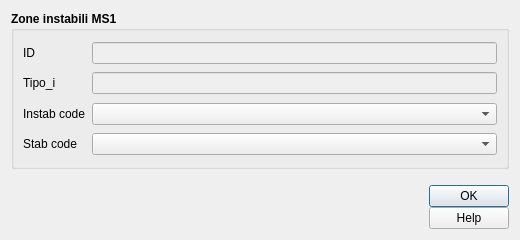
<?xml version="1.0" encoding="UTF-8"?>
<ui version="4.0">
 <class>instab_1</class>
 <widget class="QDialog" name="instab_1">
  <property name="geometry">
   <rect>
    <x>0</x>
    <y>0</y>
    <width>520</width>
    <height>240</height>
   </rect>
  </property>
  <property name="sizePolicy">
   <sizepolicy hsizetype="Fixed" vsizetype="Fixed">
    <horstretch>0</horstretch>
    <verstretch>0</verstretch>
   </sizepolicy>
  </property>
  <property name="minimumSize">
   <size>
    <width>520</width>
    <height>240</height>
   </size>
  </property>
  <property name="maximumSize">
   <size>
    <width>1500</width>
    <height>1500</height>
   </size>
  </property>
  <property name="windowTitle">
   <string>Zone instabili MS1</string>
  </property>
  <property name="modal">
   <bool>true</bool>
  </property>
  <layout class="QGridLayout" name="gridLayout">
   <item row="0" column="0">
    <widget class="QGroupBox" name="groupBox_2">
     <property name="sizePolicy">
      <sizepolicy hsizetype="Expanding" vsizetype="Expanding">
       <horstretch>0</horstretch>
       <verstretch>0</verstretch>
      </sizepolicy>
     </property>
     <property name="minimumSize">
      <size>
       <width>0</width>
       <height>0</height>
      </size>
     </property>
     <property name="font">
      <font>
       <weight>75</weight>
       <bold>true</bold>
      </font>
     </property>
     <property name="title">
      <string>Zone instabili MS1</string>
     </property>
     <layout class="QGridLayout" name="gridLayout_3">
      <item row="3" column="0">
       <widget class="QLabel" name="label">
        <property name="font">
         <font>
          <weight>50</weight>
          <bold>false</bold>
         </font>
        </property>
        <property name="text">
         <string>Tipo_i</string>
        </property>
       </widget>
      </item>
      <item row="2" column="1">
       <spacer name="verticalSpacer_2">
        <property name="orientation">
         <enum>Qt::Vertical</enum>
        </property>
        <property name="sizeHint" stdset="0">
         <size>
          <width>20</width>
          <height>40</height>
         </size>
        </property>
       </spacer>
      </item>
      <item row="0" column="1">
       <spacer name="verticalSpacer">
        <property name="orientation">
         <enum>Qt::Vertical</enum>
        </property>
        <property name="sizeHint" stdset="0">
         <size>
          <width>20</width>
          <height>40</height>
         </size>
        </property>
       </spacer>
      </item>
      <item row="7" column="0">
       <widget class="QLabel" name="label_3">
        <property name="font">
         <font>
          <weight>50</weight>
          <bold>false</bold>
         </font>
        </property>
        <property name="text">
         <string>Stab code</string>
        </property>
       </widget>
      </item>
      <item row="1" column="0">
       <widget class="QLabel" name="label_2">
        <property name="sizePolicy">
         <sizepolicy hsizetype="Minimum" vsizetype="Preferred">
          <horstretch>0</horstretch>
          <verstretch>0</verstretch>
         </sizepolicy>
        </property>
        <property name="minimumSize">
         <size>
          <width>45</width>
          <height>0</height>
         </size>
        </property>
        <property name="font">
         <font>
          <weight>50</weight>
          <bold>false</bold>
         </font>
        </property>
        <property name="text">
         <string>&lt;html&gt;&lt;head/&gt;&lt;body&gt;&lt;p&gt;ID&lt;/p&gt;&lt;/body&gt;&lt;/html&gt;</string>
        </property>
       </widget>
      </item>
      <item row="1" column="1">
       <widget class="QLineEdit" name="pkuid">
        <property name="enabled">
         <bool>false</bool>
        </property>
        <property name="palette">
         <palette>
          <active>
           <colorrole role="Text">
            <brush brushstyle="SolidPattern">
             <color alpha="255">
              <red>113</red>
              <green>113</green>
              <blue>113</blue>
             </color>
            </brush>
           </colorrole>
          </active>
          <inactive>
           <colorrole role="Text">
            <brush brushstyle="SolidPattern">
             <color alpha="255">
              <red>113</red>
              <green>113</green>
              <blue>113</blue>
             </color>
            </brush>
           </colorrole>
          </inactive>
          <disabled>
           <colorrole role="Text">
            <brush brushstyle="SolidPattern">
             <color alpha="255">
              <red>120</red>
              <green>120</green>
              <blue>120</blue>
             </color>
            </brush>
           </colorrole>
          </disabled>
         </palette>
        </property>
        <property name="toolTip">
         <string/>
        </property>
       </widget>
      </item>
      <item row="5" column="0">
       <widget class="QLabel" name="label_4">
        <property name="font">
         <font>
          <weight>50</weight>
          <bold>false</bold>
         </font>
        </property>
        <property name="text">
         <string>Instab code</string>
        </property>
       </widget>
      </item>
      <item row="7" column="1">
       <widget class="QComboBox" name="cod_stab">
        <property name="toolTip">
         <string/>
        </property>
       </widget>
      </item>
      <item row="4" column="1">
       <spacer name="verticalSpacer_3">
        <property name="orientation">
         <enum>Qt::Vertical</enum>
        </property>
        <property name="sizeHint" stdset="0">
         <size>
          <width>20</width>
          <height>40</height>
         </size>
        </property>
       </spacer>
      </item>
      <item row="6" column="1">
       <spacer name="verticalSpacer_4">
        <property name="orientation">
         <enum>Qt::Vertical</enum>
        </property>
        <property name="sizeHint" stdset="0">
         <size>
          <width>20</width>
          <height>40</height>
         </size>
        </property>
       </spacer>
      </item>
      <item row="3" column="1">
       <widget class="QLineEdit" name="Tipo_i">
        <property name="enabled">
         <bool>false</bool>
        </property>
        <property name="palette">
         <palette>
          <active>
           <colorrole role="Text">
            <brush brushstyle="SolidPattern">
             <color alpha="255">
              <red>113</red>
              <green>113</green>
              <blue>113</blue>
             </color>
            </brush>
           </colorrole>
          </active>
          <inactive>
           <colorrole role="Text">
            <brush brushstyle="SolidPattern">
             <color alpha="255">
              <red>113</red>
              <green>113</green>
              <blue>113</blue>
             </color>
            </brush>
           </colorrole>
          </inactive>
          <disabled>
           <colorrole role="Text">
            <brush brushstyle="SolidPattern">
             <color alpha="255">
              <red>120</red>
              <green>120</green>
              <blue>120</blue>
             </color>
            </brush>
           </colorrole>
          </disabled>
         </palette>
        </property>
        <property name="toolTip">
         <string/>
        </property>
       </widget>
      </item>
      <item row="5" column="1">
       <widget class="QComboBox" name="cod_instab">
        <property name="toolTip">
         <string/>
        </property>
       </widget>
      </item>
      <item row="8" column="1">
       <spacer name="verticalSpacer_5">
        <property name="orientation">
         <enum>Qt::Vertical</enum>
        </property>
        <property name="sizeHint" stdset="0">
         <size>
          <width>20</width>
          <height>40</height>
         </size>
        </property>
       </spacer>
      </item>
     </layout>
    </widget>
   </item>
   <item row="1" column="0">
    <layout class="QGridLayout" name="gridLayout_2">
     <property name="sizeConstraint">
      <enum>QLayout::SetDefaultConstraint</enum>
     </property>
     <property name="topMargin">
      <number>10</number>
     </property>
     <property name="horizontalSpacing">
      <number>10</number>
     </property>
     <property name="verticalSpacing">
      <number>0</number>
     </property>
     <item row="0" column="0">
      <widget class="QLabel" name="label_10">
       <property name="sizePolicy">
        <sizepolicy hsizetype="Preferred" vsizetype="Fixed">
         <horstretch>0</horstretch>
         <verstretch>0</verstretch>
        </sizepolicy>
       </property>
       <property name="text">
        <string/>
       </property>
       <property name="pixmap">
        <pixmap>../loghi/logo-cnr.png</pixmap>
       </property>
      </widget>
     </item>
     <item row="0" column="4">
      <layout class="QVBoxLayout" name="verticalLayout">
       <item>
        <widget class="QDialogButtonBox" name="buttonBox">
         <property name="sizePolicy">
          <sizepolicy hsizetype="Fixed" vsizetype="Fixed">
           <horstretch>0</horstretch>
           <verstretch>0</verstretch>
          </sizepolicy>
         </property>
         <property name="minimumSize">
          <size>
           <width>0</width>
           <height>0</height>
          </size>
         </property>
         <property name="cursor">
          <cursorShape>PointingHandCursor</cursorShape>
         </property>
         <property name="orientation">
          <enum>Qt::Vertical</enum>
         </property>
         <property name="standardButtons">
          <set>QDialogButtonBox::Ok</set>
         </property>
         <property name="centerButtons">
          <bool>true</bool>
         </property>
        </widget>
       </item>
       <item>
        <widget class="QPushButton" name="help_button">
         <property name="cursor">
          <cursorShape>PointingHandCursor</cursorShape>
         </property>
         <property name="text">
          <string>Help</string>
         </property>
        </widget>
       </item>
      </layout>
     </item>
     <item row="0" column="1">
      <widget class="QLabel" name="label_11">
       <property name="sizePolicy">
        <sizepolicy hsizetype="Preferred" vsizetype="Fixed">
         <horstretch>0</horstretch>
         <verstretch>0</verstretch>
        </sizepolicy>
       </property>
       <property name="text">
        <string/>
       </property>
       <property name="pixmap">
        <pixmap>../loghi/logoigag.png</pixmap>
       </property>
      </widget>
     </item>
     <item row="0" column="3">
      <spacer name="horizontalSpacer">
       <property name="orientation">
        <enum>Qt::Horizontal</enum>
       </property>
       <property name="sizeHint" stdset="0">
        <size>
         <width>40</width>
         <height>20</height>
        </size>
       </property>
      </spacer>
     </item>
     <item row="0" column="2">
      <widget class="QLabel" name="label_15">
       <property name="sizePolicy">
        <sizepolicy hsizetype="Preferred" vsizetype="Fixed">
         <horstretch>0</horstretch>
         <verstretch>0</verstretch>
        </sizepolicy>
       </property>
       <property name="text">
        <string/>
       </property>
       <property name="pixmap">
        <pixmap>../loghi/logo-labgis.png</pixmap>
       </property>
      </widget>
     </item>
    </layout>
   </item>
  </layout>
 </widget>
 <resources/>
 <connections/>
</ui>
